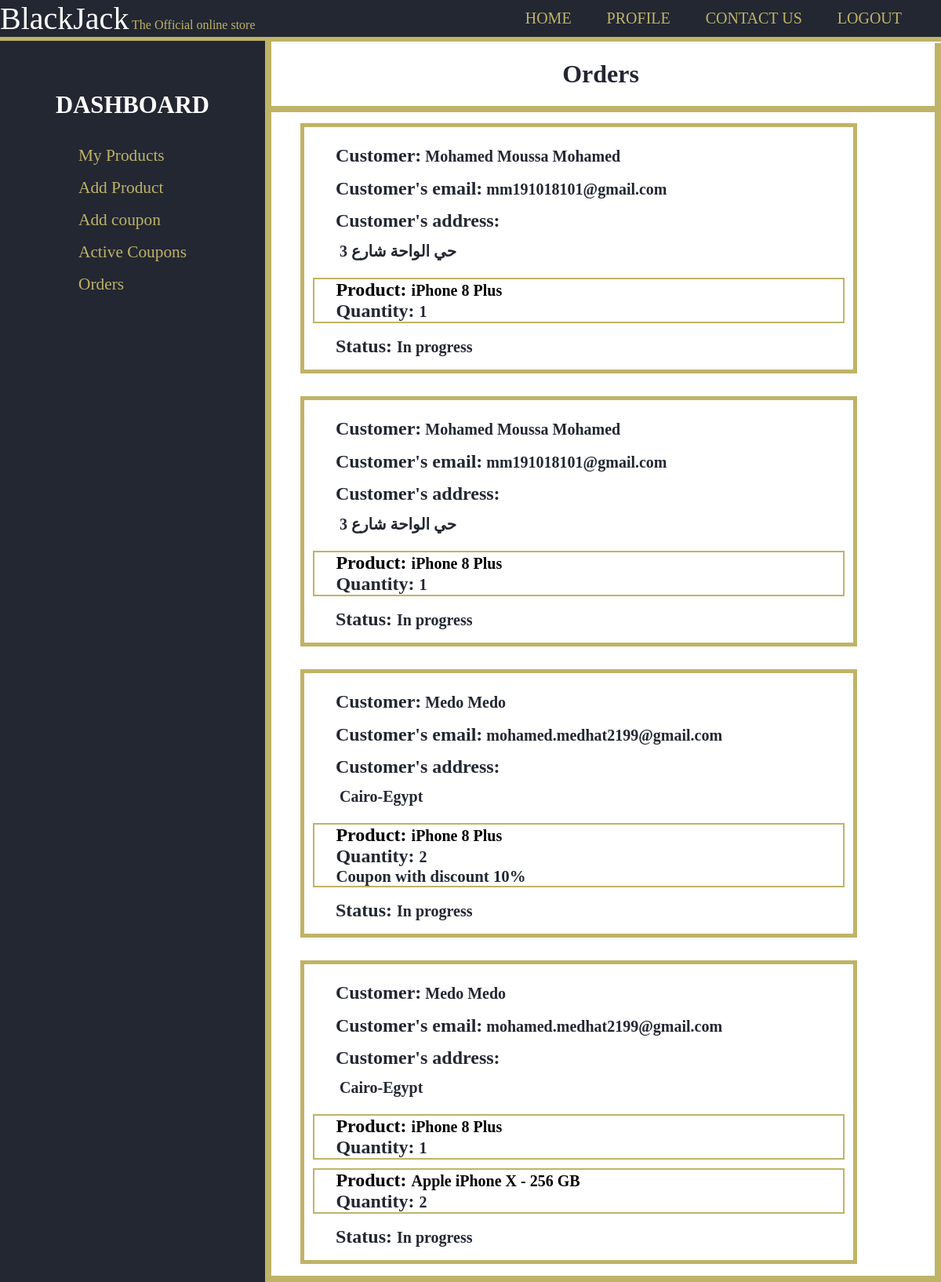
Screenshot of /shop/orders/ (signed in) with the database file from the repository.
### users/models.py (models this page shows, shortened)
class Order(models.Model):
    id = models.UUIDField(primary_key=True, default=uuid.uuid4, editable=False)
    products = models.ManyToManyField('users.InCart', related_name="ordered_products")
    is_delivered = models.BooleanField(default=False)
    is_ordered = models.BooleanField(default=False)
    bill = models.FloatField(default=0.0)
    coupon = models.ForeignKey('shop.Coupon',on_delete=models.SET_NULL,null=True,blank=True)
    created = models.DateTimeField(auto_now=True)
    class Meta:
        ordering = ['created']

class User(AbstractUser):
    phone_number = models.CharField(max_length=15,null=False,default="")
    phone_number_code = models.CharField(max_length=4,null=False,default="+20")
    country = models.CharField(max_length=30,null=False,default="Egypt")
    preferred_currency = models.CharField(max_length=3,null=False,default="EGP")
    address = models.CharField(max_length=100,null=False,default="")
    is_seller = models.BooleanField(default=False)
    cart = models.ManyToManyField('products.Product', blank=True, related_name="cart")
    wishlist = models.ManyToManyField('products.Product', blank=True, related_name="wishlist" )
    shop = models.ForeignKey('shop.Shop', related_name="user_shop",on_delete=models.SET_NULL, null=True, blank=True, default=None)
    orders = models.ManyToManyField('users.Order', blank=True, related_name="user_orders")

class InCart(models.Model):
    product = models.ForeignKey('products.Product',on_delete=models.CASCADE,null=True,default=None)
    quantity = models.PositiveSmallIntegerField(default=1)

### products/models.py (models this page shows, shortened)
class Product(models.Model):
    id = models.UUIDField(primary_key=True, default=uuid.uuid4, editable=False)
    name = models.CharField(max_length=100)
    price = models.DecimalField(max_digits=7,decimal_places=2)
    description = models.TextField(blank=True)
    remaininginstock = models.PositiveSmallIntegerField(default=1)
    featured = models.BooleanField(default=False)
    image = models.ImageField(null=True,blank=True,upload_to='product_images/')
    shop = models.ForeignKey('shop.Shop',on_delete=models.CASCADE)
    reviews = models.ManyToManyField(Review, blank=True, related_name="reviews")
    categories = [
        ('clothing','Clothing'),
        ('tvs','TVs'),
        ('electronics','Electronics'),
        ('home_applicanes','Home Appliances'),
        ('furniture','Furniture'),
        ('other','Other')
    ]
    category_map={
        'clothing':'Clothing',
        'tvs':'TVs',
        'electronics':'Electronics',
        'home_appliances':'Home Appliances',
        'furniture':'Furniture',
        'other':'Other'
    }
    category = models.CharField(max_length=15,choices=categories,default='other')
    visits = models.IntegerField(default=0)

### shop/models.py (models this page shows, shortened)
class Coupon(models.Model):
    name = models.CharField(max_length=30)
    code = models.CharField(max_length=25,unique=True)
    activated = models.BooleanField()
    discount = models.PositiveSmallIntegerField()
    shop = models.ForeignKey('shop.Shop',on_delete=models.CASCADE,null=True,blank=True)
    created = models.DateTimeField(auto_now=True)
    coupon_types = [('shop','shop'),('event','event'),('user','user')]
    coupon_type = models.CharField(max_length=5,choices=coupon_types,default='shop')

### shop/views.py (the view, shortened to what this page needs)
# urls.py: path('<str:shopname>/', views.index, name='shop'),
def index(request, shopname):
    try:
        if shopname=='addproduct':
            return addproduct(request)
        elif shopname=='activecoupons':
            return activecoupons(request)
        elif shopname=='orders':
            return orders(request)
    except Shop.DoesNotExist:
        return render(request,'shop/404.html')

### shop/views.py (called while the page is built)
@login_required
def orders(request):
    if not request.user.shop:
        return render(request,'shop/not_a_seller.html')
    return render(request,'shop/orders.html',{'orders':request.user.shop.orders.all(),'shop':request.user.shop})

### shop/templates/shop/orders.html (shortened to what this page needs)
{% extends 'shop/layout.html' %}
{% block name %}Orders{% endblock %}
{% block body %}
{% if orders %}
<div id="items">
  <div class="itemscontainer">
    {% for order in orders %}
      <div class="item">
        <ul class="order_user_info">
          <li><span style="font-size: 1.5rem;">Customer: </span><span style="font-size: 20px;">&nbsp;{{order.user_orders.all.0.first_name}} {{order.user_orders.all.0.last_name}}</span></li>
          <li><span style="font-size: 1.5rem;">Customer's email: </span><span style="font-size: 20px;">&nbsp;{{order.user_orders.all.0.email}}</span></li>
          <li><span style="font-size: 1.5rem;">Customer's address: </span><br><span style="font-size: 20px;">&nbsp;{{order.user_orders.all.0.address}}</span></li>
        </ul>
        {% for product in order.products.all %}
            <ul class="order_product_info">
            {% if product.product.shop.name == shop.name %}
                <li><a href="{% url 'productpage' product.product.id %}"><span style="font-size: 1.5rem;">Product: </span><span style="font-size:20px;">{{product.product.name}}</span></a></li>
                <li><span style="font-size: 1.5rem;">Quantity: </span> <span style="font-size: 20px;">{{product.quantity}}</span></li>
              {% if order.coupon %}
                {% if order.coupon.shop %}
                  <li><span style="font-size: 1.3rem;">Coupon {{coupon.name}} with discount {{order.coupon.discount}}%</span></li>
                {% endif %}
              {% endif %}
        </ul>
              {% endif %}
            {% endfor %}
        <ul  style="list-style-type:none;">
            <li><span style="font-size: 1.5rem;">Status: </span><span style="font-size: 20px;">{% if order.is_delivered %}Delivered{% else %}In progress{% endif %}</span></li>
        </ul>
      </div>
    {% endfor %}
  </div>
</div>
{% else %}
<div>
  <p style="font-size:2.5rem; text-align:center">You don't have any orders</p>
</div>
{% endif %}
{% endblock %}

### shop/templates/shop/orders.html (style rules this page uses)
#items { margin-left: 40px; overflow: hidden; }
.item { float:left; width:700px; background-color:white; border:5px solid #BFB367; margin:0.9em 3px; }
.item a { color:black; text-decoration: none; }
.order_user_info { list-style-type:none; }
.order_user_info li span { display:inline-block; margin:0.3em 0; }
.order_product_info { border:2px #BFB367 solid; list-style-type:none; margin:0.7em; padding:0 1.7em; }

### shop/templates/shop/layout.html (style rules this page uses)
body { margin:0px; }

### rows the page displays
Order: user_orders.all.0.first_name "Mohamed", user_orders.all.0.last_name "Moussa Mohamed", user_orders.all.0.email "mm191018101@gmail.com", user_orders.all.0.address "حي الواحة شارع 3", is_delivered "In progress"
InCart: product.name "iPhone 8 Plus", quantity "1"
Order: user_orders.all.0.first_name "Mohamed", user_orders.all.0.last_name "Moussa Mohamed", user_orders.all.0.email "mm191018101@gmail.com", user_orders.all.0.address "حي الواحة شارع 3", is_delivered "In progress"
InCart: product.name "iPhone 8 Plus", quantity "1"
Order: user_orders.all.0.first_name "Medo", user_orders.all.0.last_name "Medo", user_orders.all.0.email "mohamed.medhat2199@gmail.com", user_orders.all.0.address "Cairo-Egypt", coupon.discount "10", is_delivered "In progress"
InCart: product.name "iPhone 8 Plus", quantity "2"
Order: user_orders.all.0.first_name "Medo", user_orders.all.0.last_name "Medo", user_orders.all.0.email "mohamed.medhat2199@gmail.com", user_orders.all.0.address "Cairo-Egypt", is_delivered "In progress"
InCart: product.name "iPhone 8 Plus", quantity "1"
InCart: product.name "Apple iPhone X - 256 GB", quantity "2"
